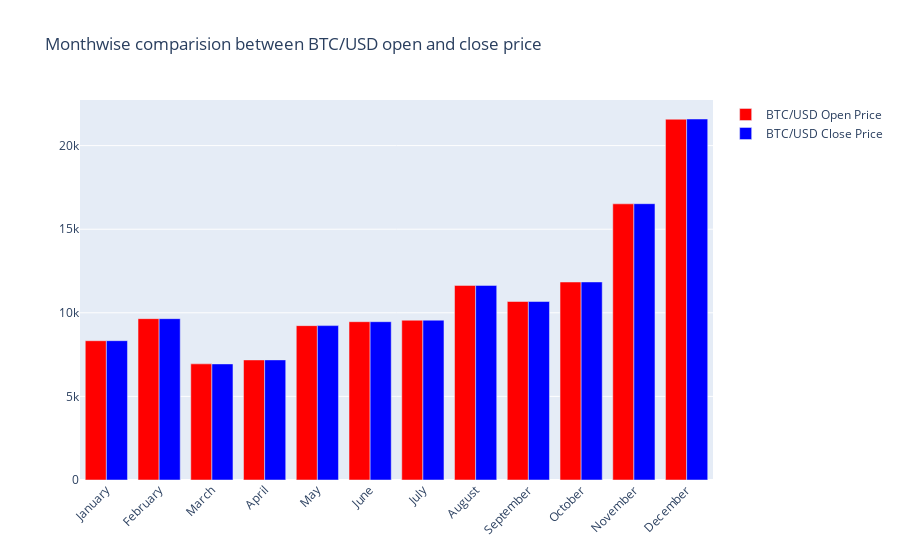

Notebook source saved alongside this figure:
### Markdown cell above
#### 2020

### Code cell
analyze_per_year('2020',df)

### Figure 1 — Plotly figure (JSON) as saved in the notebook; plotly's stock layout.template omitted (floating-point values rounded to 4 significant figures)
{"data": [{"marker": {"color": "red"}, "name": "BTC/USD Open Price", "type": "bar", "x": ["January", "February", "March", "April", "May", "June", "July", "August", "September", "October", "November", "December"], "y": [8330.0, 9650.0, 6946.0, 7181.0, 9232.0, 9468.0, 9557.0, 11640.0, 10680.0, 11840.0, 16520.0, 21580.0]}, {"marker": {"color": "blue"}, "name": "BTC/USD Close Price", "type": "bar", "x": ["January", "February", "March", "April", "May", "June", "July", "August", "September", "October", "November", "December"], "y": [8333.0, 9649.0, 6943.0, 7185.0, 9233.0, 9468.0, 9559.0, 11640.0, 10670.0, 11850.0, 16530.0, 21590.0]}], "layout": {"barmode": "group", "title": {"text": "Monthwise comparision between BTC/USD open and close price"}, "xaxis": {"tickangle": -45}}}
